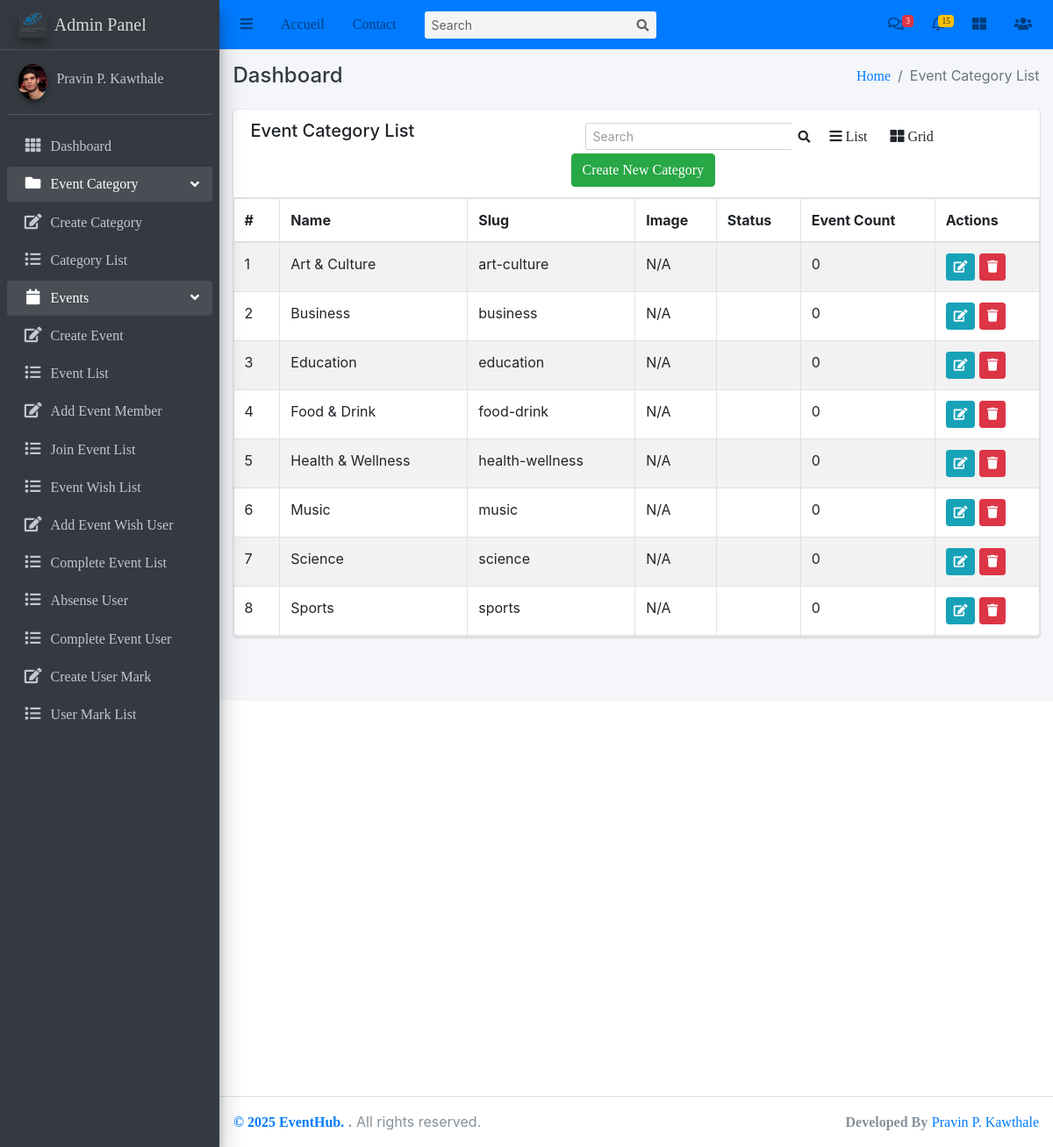
/Events/categories/, run on the app's committed database.
### Event/models.py (models this page shows, shortened)
class Category(models.Model):
    name = models.CharField(max_length=100, unique=True)
    description = models.TextField(blank=True)
    slug = models.SlugField(unique=True, blank=True)
    favicon = models.ImageField(upload_to='category_favicons/', null=True, blank=True)

### Event/views.py (the view)
# urls.py: path('categories/', views.CategoryList.as_view(), name='category_list'),
class CategoryList(ListView):
    model=Category
    template_name='Event/category_list.html'
    context_object_name='categories'
    def get_queryset(self):
        return Category.objects.annotate(
            event_count=Count('events')  # renamed from popularity
        ).order_by('-event_count')

### templates/Event/category_list.html (shortened to what this page needs)
{% extends 'base/base.html' %}
{% block breadcrumb %}Event Category List{% endblock breadcrumb %}
{% block content %}
<div class="row">
    <div class="col-md-12">
        <div class="card">
            <div class="card-header">
                <div class="row">
                    <div class="col-md-5">
                        <h5>Event Category List</h5>
                    </div>
                    <div class="col-md-7">
                        <div class="row">
                            <form class="form-inline ml-3" action="{% url 'category_list' %}" method="POST">
                                <div class="input-group input-group-sm">
                                    <input class="form-control form-control-navbar" name="search" type="search" placeholder="Search" aria-label="Search">
                                    <div class="input-group-append">
                                        <button class="btn btn-navbar" type="submit">
                                            <i class="fas fa-search"></i>
                                        </button>
                                    </div>
                                </div>
                            </form>
                            <a class="btn" onclick="listView()"><i class="fa fa-bars"></i> List</a>
                            <a class="btn active" onclick="gridView()"><i class="fa fa-th-large"></i> Grid</a>
                            <a class="btn btn-success" href="{% url 'create_category' %}">Create New Category</a>
                        </div>
                    </div>
                </div>
            </div>
            <div class="card-body" style="padding: 0;">
                <div style="max-height: 500px; overflow-y: auto;">
                    <table class="table table-striped table-bordered dataTable" role="grid" style="border-collapse: collapse !important; width: 100%;">
                        <thead style="position: sticky; top: 0; background-color: #fff; z-index: 1;">
                            <tr role="row">
                                <th>#</th>
                                <th>Name</th>
                                <th>Slug</th>
                                <th class='ctg_image'>Image</th>
                                <th>Status</th>
                                <th>Event Count</th>
                                <th>Actions</th>
                            </tr>
                        </thead>
                        <tbody>
                            {% for category in categories %}
                              <tr>
                                  <td>{{ forloop.counter }}</td>
                                  <td>{{ category.name }}</td>
                                  <td>{{ category.slug }}</td>
                                  <td class="ctg_image">
                                    {% if category.favicon %}
                                      <img class="ctg_image" src="{{ category.favicon.url }}" alt="Favicon" height="40px">
                                    {% else %}
                                      N/A
                                    {% endif %}
                                  </td>
                                  <td>{{ category.status }}</td>
                                  <td>{{ category.event_count }}</td>
                                  <td>
                                      <a class="btn btn-info btn-sm" href="{% url 'category_update' category.pk %}">
                                          <i class="fa fa-edit"></i>
                                      </a>
                                      <a class="btn btn-danger btn-sm" href="{% url 'category_delete' category.pk %}">
                                          <i class="fa fa-trash"></i>
                                      </a>
                                  </td>
                              </tr>
                            {% empty %}
                              <tr>
                                  <td colspan="7" class="text-center">No categories found.</td>
                              </tr>
                            {% endfor %}
                        </tbody>
                    </table>
                </div>
            </div>
        </div>
    </div>
</div>
{% endblock content %}

### data on the page
Category: name "Art & Culture", slug "art-culture", favicon "N/A", event_count "0"
Category: name "Business", slug "business", favicon "N/A", event_count "0"
Category: name "Education", slug "education", favicon "N/A", event_count "0"
Category: name "Food & Drink", slug "food-drink", favicon "N/A", event_count "0"
Category: name "Health & Wellness", slug "health-wellness", favicon "N/A", event_count "0"
Category: name "Music", slug "music", favicon "N/A", event_count "0"
Category: name "Science", slug "science", favicon "N/A", event_count "0"
Category: name "Sports", slug "sports", favicon "N/A", event_count "0"
